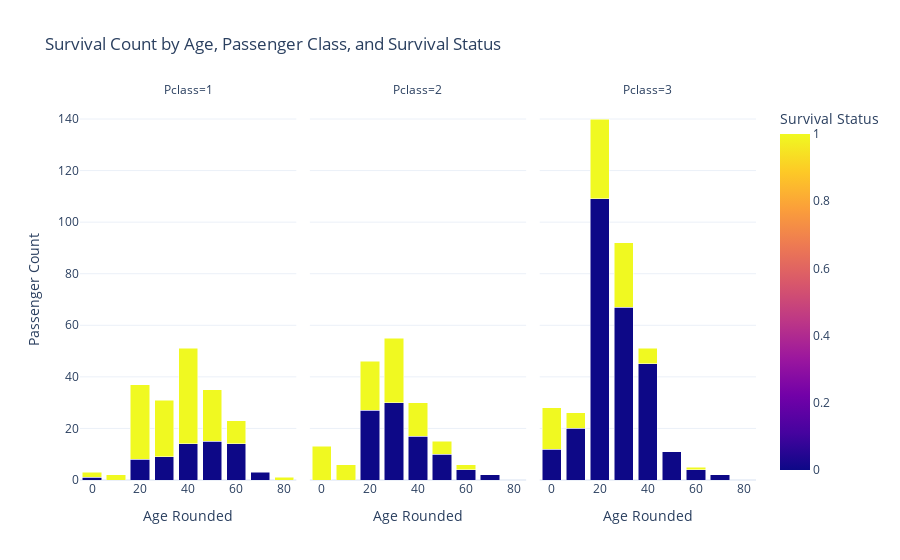

The cell this chart's notebook holds for it:
### Markdown cell above
3 Issues with this visualization

1) One issue with the plot is there being too many plots on one area which makes the visualization hard to understand.
   
2) The scale of the visualization is difficult for some columns such as the Age_Rounded column with values of 70 and 80, there is data but it is not visible.
   
3) The third issue with the visualization is the size of the bubbles or the percentages of the passenger data.

### Code cell
df_plot = df.groupby(['Pclass', 'Age_rounded', 'Survived']).size().reset_index(name='Passengers')

fig = px.bar(df_plot, 
             x='Age_rounded', 
             y='Passengers', 
             color='Survived', 
             facet_col='Pclass', 
             barmode='stack',
             template='plotly_white',
             labels={'Survived': 'Survival Status', 'Age_rounded': 'Age Rounded', 'Passengers': 'Passenger Count'},
             title='Survival Count by Age, Passenger Class, and Survival Status')
fig.show()

### Figure 1 — Plotly figure (JSON) as saved in the notebook; plotly's stock layout.template omitted (floating-point values rounded to 4 significant figures)
{"data": [{"alignmentgroup": "True", "hovertemplate": "Pclass=1<br>Age Rounded=%{x}<br>Passenger Count=%{y}<br>Survival Status=%{marker.color}<extra></extra>", "legendgroup": "", "marker": {"color": [0, 1, 1, 0, 1, 0, 1, 0, 1, 0, 1, 0, 1, 0, 1], "coloraxis": "coloraxis", "pattern": {"shape": ""}}, "name": "", "offsetgroup": "", "orientation": "v", "showlegend": false, "textposition": "auto", "type": "bar", "x": [0, 0, 10, 20, 20, 30, 30, 40, 40, 50, 50, 60, 60, 70, 80], "xaxis": "x", "y": [1, 2, 2, 8, 29, 9, 22, 14, 37, 15, 20, 14, 9, 3, 1], "yaxis": "y"}, {"alignmentgroup": "True", "hovertemplate": "Pclass=2<br>Age Rounded=%{x}<br>Passenger Count=%{y}<br>Survival Status=%{marker.color}<extra></extra>", "legendgroup": "", "marker": {"color": [1, 1, 0, 1, 0, 1, 0, 1, 0, 1, 0, 1, 0], "coloraxis": "coloraxis", "pattern": {"shape": ""}}, "name": "", "offsetgroup": "", "orientation": "v", "showlegend": false, "textposition": "auto", "type": "bar", "x": [0, 10, 20, 20, 30, 30, 40, 40, 50, 50, 60, 60, 70], "xaxis": "x2", "y": [13, 6, 27, 19, 30, 25, 17, 13, 10, 5, 4, 2, 2], "yaxis": "y2"}, {"alignmentgroup": "True", "hovertemplate": "Pclass=3<br>Age Rounded=%{x}<br>Passenger Count=%{y}<br>Survival Status=%{marker.color}<extra></extra>", "legendgroup": "", "marker": {"color": [0, 1, 0, 1, 0, 1, 0, 1, 0, 1, 0, 0, 1, 0], "coloraxis": "coloraxis", "pattern": {"shape": ""}}, "name": "", "offsetgroup": "", "orientation": "v", "showlegend": false, "textposition": "auto", "type": "bar", "x": [0, 0, 10, 10, 20, 20, 30, 30, 40, 40, 50, 60, 60, 70], "xaxis": "x3", "y": [12, 16, 20, 6, 109, 31, 67, 25, 45, 6, 11, 4, 1, 2], "yaxis": "y3"}], "layout": {"annotations": [{"font": {}, "showarrow": false, "text": "Pclass=1", "x": 0.16, "xanchor": "center", "xref": "paper", "y": 1, "yanchor": "bottom", "yref": "paper"}, {"font": {}, "showarrow": false, "text": "Pclass=2", "x": 0.5, "xanchor": "center", "xref": "paper", "y": 1, "yanchor": "bottom", "yref": "paper"}, {"font": {}, "showarrow": false, "text": "Pclass=3", "x": 0.84, "xanchor": "center", "xref": "paper", "y": 1, "yanchor": "bottom", "yref": "paper"}], "barmode": "stack", "coloraxis": {"colorbar": {"title": {"text": "Survival Status"}}, "colorscale": [[0, "#0d0887"], [0.1111, "#46039f"], [0.2222, "#7201a8"], [0.3333, "#9c179e"], [0.4444, "#bd3786"], [0.5556, "#d8576b"], [0.6667, "#ed7953"], [0.7778, "#fb9f3a"], [0.8889, "#fdca26"], [1, "#f0f921"]]}, "legend": {"tracegroupgap": 0}, "title": {"text": "Survival Count by Age, Passenger Class, and Survival Status"}, "xaxis": {"anchor": "y", "domain": [0, 0.32], "title": {"text": "Age Rounded"}}, "xaxis2": {"anchor": "y2", "domain": [0.34, 0.66], "matches": "x", "title": {"text": "Age Rounded"}}, "xaxis3": {"anchor": "y3", "domain": [0.68, 1.0], "matches": "x", "title": {"text": "Age Rounded"}}, "yaxis": {"anchor": "x", "domain": [0, 1], "title": {"text": "Passenger Count"}}, "yaxis2": {"anchor": "x2", "domain": [0, 1], "matches": "y", "showticklabels": false}, "yaxis3": {"anchor": "x3", "domain": [0, 1], "matches": "y", "showticklabels": false}}}
